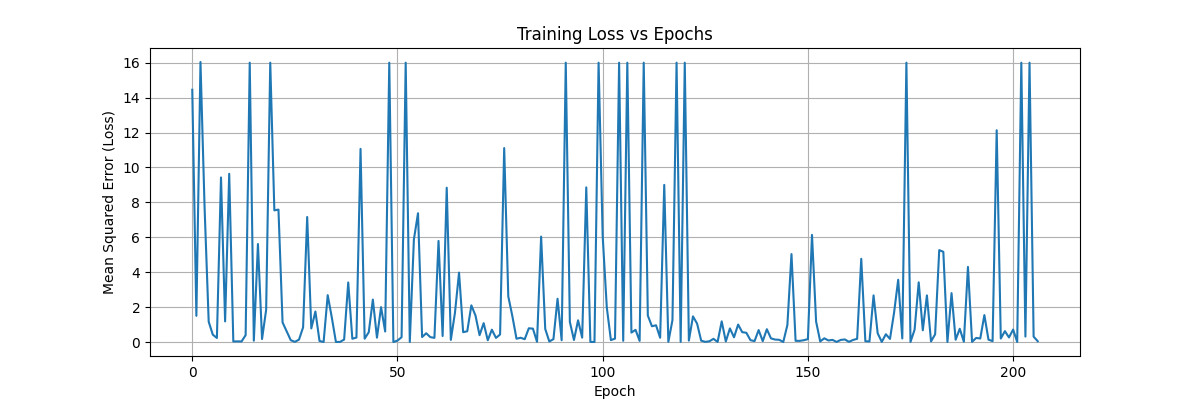

Write Python code to recreate this figure.
from sklearn.datasets import fetch_california_housing
import numpy as np
import matplotlib.pyplot as plt
from sklearn.metrics import mean_squared_error


data = fetch_california_housing(as_frame=True)
X = data.data.to_numpy()
X = (X - np.mean(X, axis=0)) / np.std(X, axis=0)
X = X.T   
Y = data.target.to_numpy()   
Y_mean = Y.mean()
Y_std = Y.std()
Y = (Y - Y_mean) / Y_std 
Y = Y.reshape(1 , -1)
# the above block of code loads the dataset and does the standardization 
n1 = 30
n2 = 20
n3 = 1

def tanh(z):
    return np.tanh(z)

def sigmoid(z):
    z = np.clip(z , -500 , 500)
    return 1 / (1 + np.exp(-z))

def deriv_sigmoid(z):
    return sigmoid(z) * (1 - sigmoid(z))

def tanh_deriv(z):
    return 1 - np.tanh(z)**2


def params_init(n1 , n2 , n3):
    parameters = {
        "W1":np.random.randn(n1 , X.shape[0]),
        "b1":np.zeros((n1 , 1)),
        "W2":np.random.randn(n2 , n1),
        "b2":np.zeros((n2 ,1)),
        "W3":np.random.randn(n3 , n2),
        "b3":np.zeros((n3 , 1))
    }
    return parameters

def forward_prop(X,parameters):
    Z1 = np.dot(parameters["W1"] , X) + parameters["b1"]
    A1 = sigmoid(Z1)
    Z2 = np.dot(parameters["W2"] , A1) + parameters["b2"]
    A2 = sigmoid(Z2)
    Z3 = np.dot(parameters["W3"] , A2) + parameters["b3"]
    output = tanh(Z3)
    cache = (Z1 , A1 , Z2 , A2 , Z3)    
    return output , cache

def back_prop(X , Y , parameters , cache , output):
    m = X.shape[1]
    Z1 , A1 , Z2 , A2 , Z3 = cache

    dz3 = (output - Y) * tanh_deriv(Z3)
    dw3 = (1 / m) * np.dot(dz3 , A2.T)
    db3 = (1 / m) * np.sum(dz3)
    dA2 = np.dot(parameters["W3"].T,dz3)
    #grads from the 3rd layer 

    dz2 = deriv_sigmoid(Z2) * dA2
    dw2 = (1/m) * np.dot(dz2 , A1.T)
    db2 = (1/m) * np.sum(dz2)
    dA1 = np.dot(parameters["W2"].T,dz2)

    #grads from 2nd layer

    dz1 = deriv_sigmoid(Z1) * dA1
    dw1 = (1/m) * np.dot(dz1 , X.T)
    db1 = (1/m) * np.sum(dz1)

    grads = {
        "dW1": dw1, "db1": db1,
        "dW2": dw2, "db2": db2,
        "dW3": dw3, "db3": db3
    }

    return grads
def update_parameters(grads , parameters):
    parameters["W1"] -= 0.01 * grads["dW1"]
    parameters["b1"] -= 0.01 * grads["db1"]
    parameters["W2"] -= 0.01 * grads["dW2"]
    parameters["b2"] -= 0.01 * grads["db2"]
    parameters["W3"] -= 0.01 * grads["dW3"]
    parameters["b3"] -= 0.01 * grads["db3"]
    return parameters

parameters = params_init(n1 , n2 , n3)

epochs = 10
mse_list = []
y_true = Y.flatten()



for epoch in range(epochs):
    indices = np.random.permutation(X.shape[1])# a random shuffle of training examples
    for i in indices:
        x_i = X[:, i].reshape(-1, 1)
        y_i = Y[:, i].reshape(1, 1)
        output, cache = forward_prop(x_i, parameters)
        grads = back_prop(x_i, y_i, parameters, cache, output)
        loss = np.mean((output - y_i) ** 2)
        mse_list.append(loss)  
        parameters = update_parameters(grads, parameters)

    if (epoch + 1) % 10 == 0:    
        output_full, _ = forward_prop(X, parameters)
        y_pred_full = output_full.flatten()
        mse = mean_squared_error(y_true, y_pred_full)
        mse_list.append(mse)


epoch_steps = [i for i in range(1 , epochs + 1) if i % 10 == 0]  

# cost vs epoch plot
step = 1000
downsampled = mse_list[::step]
plt.figure(figsize=(12, 4))
plt.plot(downsampled)
plt.xlabel("Epoch")
plt.ylabel("Mean Squared Error (Loss)")
plt.title("Training Loss vs Epochs")
plt.grid(True)
plt.show()

output_full, _ = forward_prop(X, parameters)
y_pred = output_full.flatten()

# the regression plot

plt.figure(figsize=(8, 5))
plt.scatter(y_true, y_pred, alpha=0.5, color='teal')
plt.plot([y_true.min(), y_true.max()], [y_true.min(), y_true.max()], 'r--')  # Diagonal line
plt.xlabel("Actual House Price")
plt.ylabel("Predicted House Price")
plt.title("Actual vs Predicted House Prices")
plt.grid(True)

plt.show()
